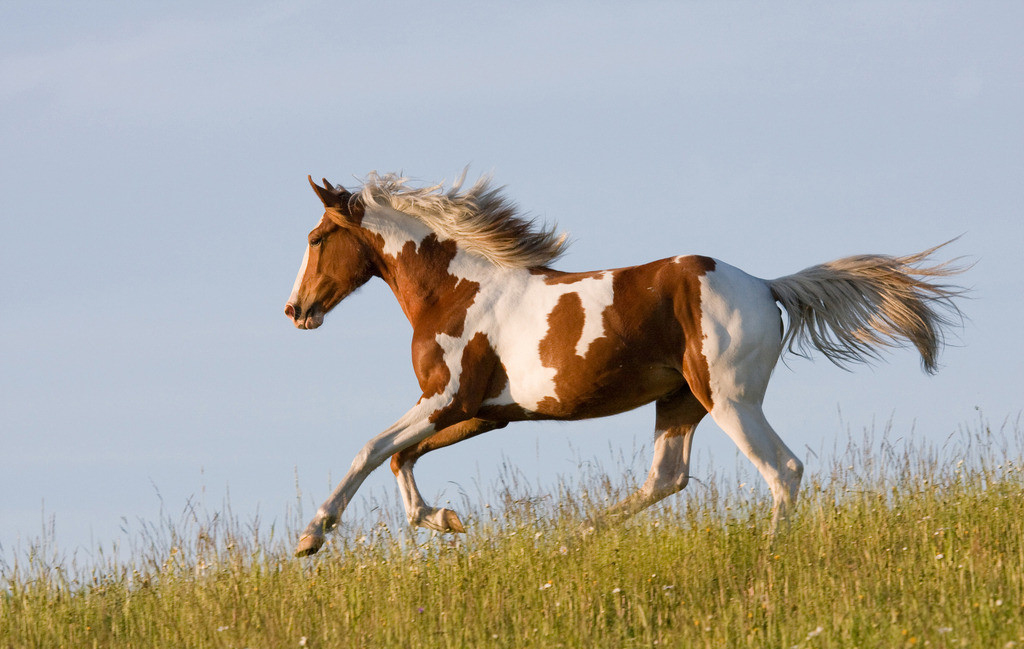
#> input picture 04_opencv/image/horse.jpg, 1024 x 649 px
$ python 'lf_18_边缘检测2.py'
#> lines starting #> are read from the running program, lines starting #| are printed output that depends on the picture; after the words box and inside, x2 and y2 are one past the last pixel; in counts of white or black regions, pixels touching at a corner belong together
# canny边缘检测
# 1.模块导入
import numpy as np
import cv2 as cv
import matplotlib.pyplot as plt
from pylab import mpl
# 设置显示中文字体
mpl.rcParams["font.sans-serif"] = ["SimHei"]
# 设置正常显示符号
mpl.rcParams["axes.unicode_minus"] = False

# 2.获取灰度图像
img = cv.imread('./image/horse.jpg',0)
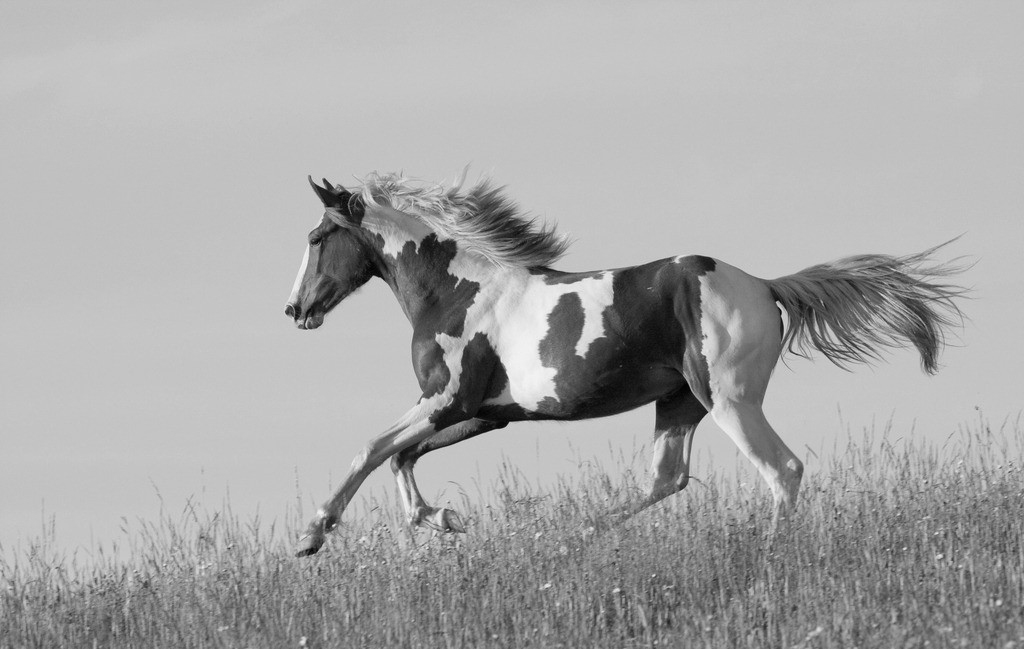
#> img: shape (649, 1024); min 1, max 246, mean 167.8

# 3.进行高斯滤波
blur = cv.GaussianBlur(img,ksize=(3,3),sigmaX=1,sigmaY=1)

# 4.canny检测
# canny = cv2.Canny(image, threshold1, threshold2) 第一个为最小阈值，第二个为最大阈值
result = cv.Canny(blur,0,100)
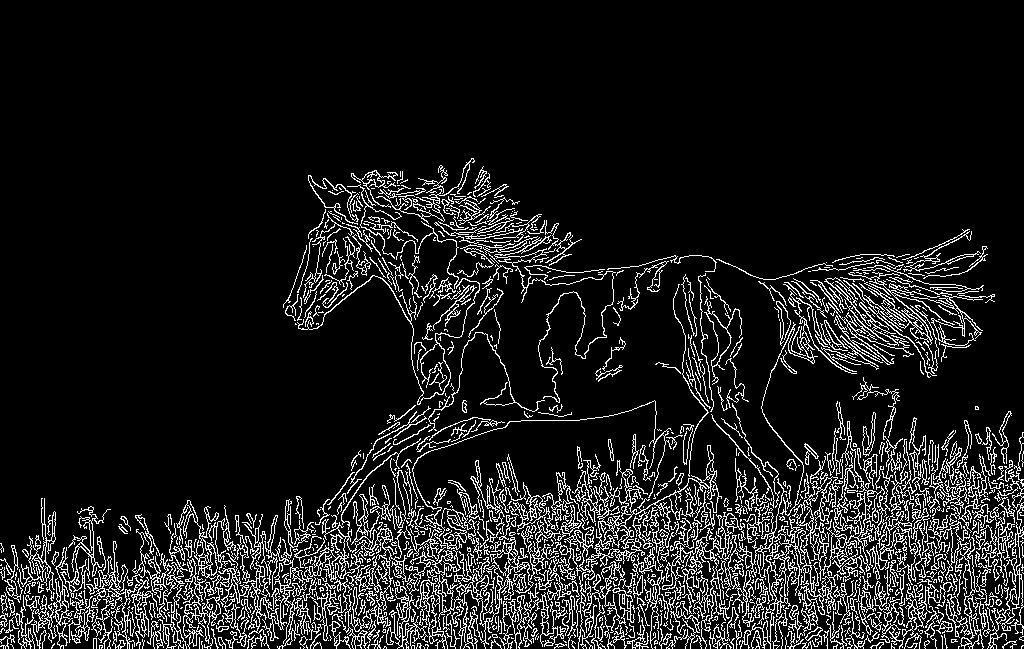
#> result: shape (649, 1024); 11% white in thin lines or dots, all inside (x1, y1, x2, y2) = (0, 158, 1024, 649)
# 5.图像展示
plt.figure(figsize=(10,8),dpi=100)
plt.subplot(121),plt.imshow(img,cmap=plt.cm.gray),plt.title('原图')
plt.xticks([]), plt.yticks([])
plt.subplot(122),plt.imshow(result,cmap = plt.cm.gray),plt.title('Canny检测后结果')
plt.xticks([]), plt.yticks([])
plt.show()
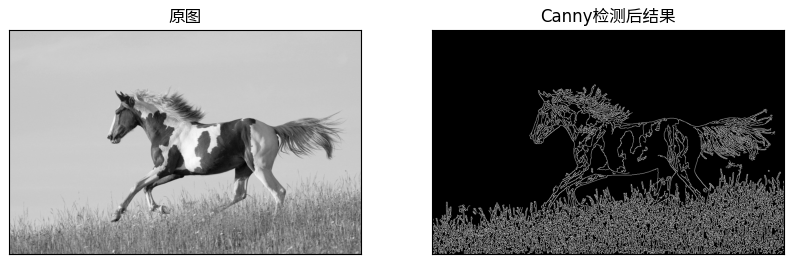
#> figure drawn by matplotlib, 2 panels
